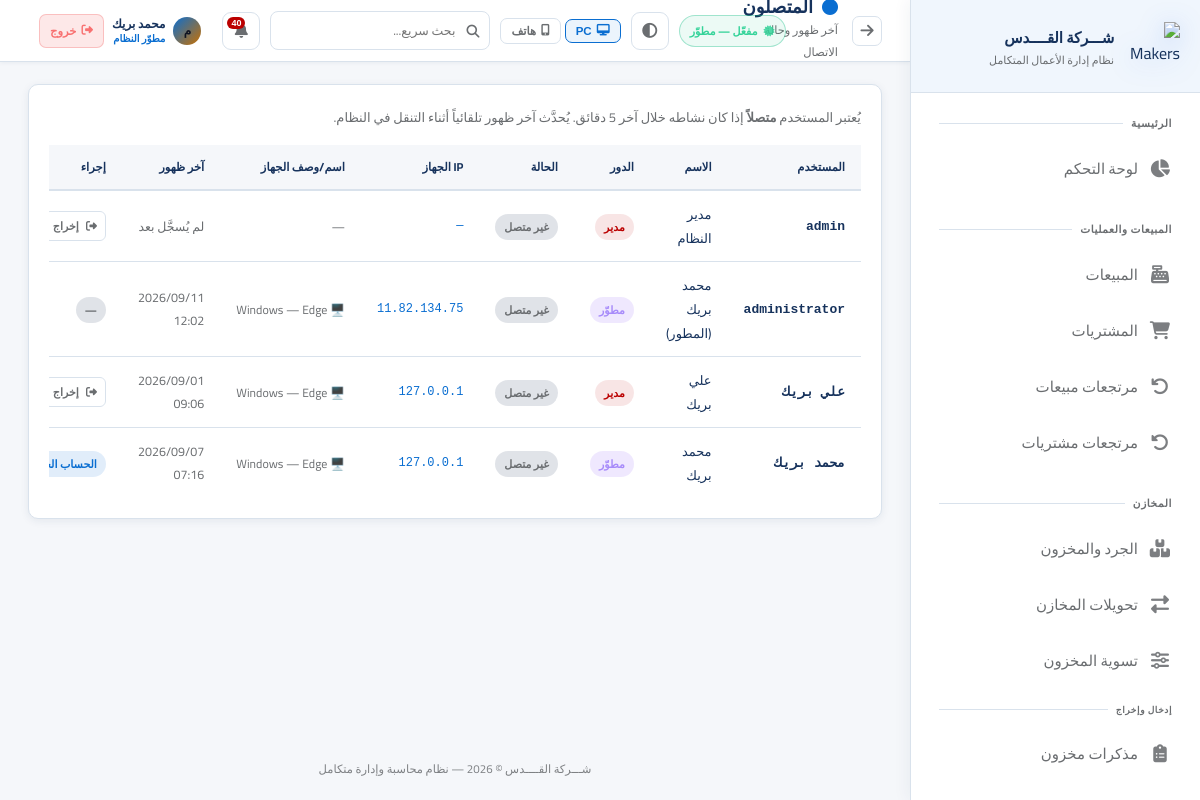
The page /settings/connected-users (signed in) on the database its author committed.
### app.py (models this page shows, shortened)
class AppSetting(db.Model):
    id = db.Column(db.Integer, primary_key=True)
    key = db.Column(db.String(80), unique=True, nullable=False)
    value = db.Column(db.Text)

class User(UserMixin, db.Model):
    id = db.Column(db.Integer, primary_key=True)
    username = db.Column(db.String(80), unique=True, nullable=False)
    password_hash = db.Column(db.String(256))
    full_name = db.Column(db.String(120))
    role = db.Column(db.String(20), default='user')  # developer, admin, manager, user
    branch_id = db.Column(db.Integer, db.ForeignKey('branch.id'))
    is_active = db.Column(db.Boolean, default=True)
    created_at = db.Column(db.DateTime, default=datetime.utcnow)
    last_seen = db.Column(db.DateTime, nullable=True)
    last_ip = db.Column(db.String(64), nullable=True)
    last_user_agent = db.Column(db.String(256), nullable=True)
    permissions = db.Column(db.Text)  # JSON list of permission keys; empty = استخدام صلاحيات الدور

### app.py (the view)
@app.route('/settings/connected-users')
@login_required
def connected_users_page():
    if not user_can(current_user, 'connected_users'):
        flash('لا صلاحية لعرض المتصلين', 'error')
        return redirect(safe_home_url_for(current_user))
    online_before = datetime.utcnow() - timedelta(minutes=5)
    q = User.query
    if current_user.role != 'developer':
        q = q.filter(User.role != 'developer')
    users_list = q.order_by(User.username).all()
    return render_template('connected_users.html', users_list=users_list, online_before=online_before)

### templates/connected_users.html (shortened to what this page needs)
{% extends 'base.html' %}
{% set block_icon = 'fas fa-circle' %}
{% block breadcrumb %}آخر ظهور وحالة الاتصال{% endblock %}
{% block content %}
<div class="card"><div class="card-body">
    <p style="color:var(--text-muted);font-size:13px;margin-bottom:16px;">
        يُعتبر المستخدم <strong>متصلاً</strong> إذا كان نشاطه خلال آخر 5 دقائق. يُحدَّث آخر ظهور تلقائياً أثناء التنقل في النظام.
    </p>
    <div class="table-container"><table>
        <thead><tr>
            <th>المستخدم</th>
            <th>الاسم</th>
            <th>الدور</th>
            <th>الحالة</th>
            <th>IP الجهاز</th>
            <th>اسم/وصف الجهاز</th>
            <th>آخر ظهور</th>
            <th>إجراء</th>
        </tr></thead>
        <tbody>
            {% for u in users_list %}
            <tr>
                <td style="font-weight:600;font-family:monospace;">{{ u.username }}</td>
                <td>{{ u.full_name or '—' }}</td>
                <td>
                    {% if u.role == 'developer' %}<span class="badge badge-purple">مطوّر</span>
                    {% elif u.role == 'admin' %}<span class="badge badge-danger">مدير</span>
                    {% elif u.role == 'manager' %}<span class="badge badge-warning">مشرف</span>
                    {% else %}<span class="badge badge-info">مستخدم</span>{% endif %}
                </td>
                <td>
                    {% if u.last_seen and u.last_seen >= online_before %}
                    <span class="badge badge-success"><i class="fas fa-circle" style="font-size:8px;"></i> متصل</span>
                    {% else %}
                    <span class="badge badge-secondary">غير متصل</span>
                    {% endif %}
                </td>
                <td style="font-family:monospace;font-size:12px;color:var(--info);">
                    {{ u.last_ip or '—' }}
                </td>
                <td style="font-size:12px;color:var(--text-muted);max-width:200px;overflow:hidden;text-overflow:ellipsis;white-space:nowrap;" title="{{ u.last_user_agent or '' }}">
                    {% if u.last_user_agent %}
                        {% set ua = u.last_user_agent %}
                        {% if 'iPhone' in ua %}📱 iPhone
                        {% elif 'Android' in ua and 'Mobile' in ua %}📱 Android Mobile
                        {% elif 'Android' in ua %}📱 Android Tablet
                        {% elif 'iPad' in ua %}📱 iPad
                        {% elif 'Windows' in ua %}🖥️ Windows
                        {% elif 'Macintosh' in ua or 'Mac OS' in ua %}🖥️ Mac
                        {% elif 'Linux' in ua %}🖥️ Linux
                        {% else %}{{ ua[:40] }}{% endif %}
                        —
                        {% if 'Chrome' in ua and 'Edg' not in ua and 'OPR' not in ua %}Chrome
                        {% elif 'Edg' in ua %}Edge
                        {% elif 'Firefox' in ua %}Firefox
                        {% elif 'Safari' in ua and 'Chrome' not in ua %}Safari
                        {% elif 'OPR' in ua or 'Opera' in ua %}Opera
                        {% else %}متصفح آخر{% endif %}
                    {% else %}—{% endif %}
                </td>
                <td style="color:var(--text-muted);font-size:12.5px;">
                    {% if u.last_seen %}{{ u.last_seen.strftime('%Y/%m/%d %H:%M') }}{% else %}لم يُسجَّل بعد{% endif %}
                </td>
                <td>
                    {% if u.id == current_user.id %}
                    <span class="badge badge-info">الحساب الحالي</span>
                    {% else %}
                        {% set ROLE_RANK = {'developer': 4, 'admin': 3, 'manager': 2, 'user': 1} %}
                        {% set my_rank = ROLE_RANK.get(current_user.role, 1) %}
                        {% set target_rank = ROLE_RANK.get(u.role, 1) %}
                        {% if target_rank < my_rank %}
                        <form method="post" action="{{ url_for('connected_users_force_logout', user_id=u.id) }}" style="display:inline;" onsubmit="return confirm('تأكيد إخراج المستخدم {{ u.username }}؟');">
                            <button type="submit" class="btn btn-outline btn-xs" title="إخراج المستخدم"><i class="fas fa-sign-out-alt"></i> إخراج</button>
                        </form>
                        {% else %}
                        <span class="badge badge-secondary" title="لا صلاحية">—</span>
                        {% endif %}
                    {% endif %}
                </td>
            </tr>
            {% endfor %}
        </tbody>
    </table></div>
</div></div>
{% endblock %}

### templates/base.html (shortened to what this page needs)
<!DOCTYPE html>
<html lang="ar" dir="rtl" data-theme="fiori" data-layout-default="{{ layout_max_width | default('1400px') }}">
<head>
    <link rel="stylesheet" href="https://cdnjs.cloudflare.com/ajax/libs/font-awesome/6.5.0/css/all.min.css">
    <link rel="stylesheet" href="{{ url_for('static', filename='css/style.css') }}">
</head>
<body>
<aside class="sidebar sidebar-enterprise" id="sidebar">
    <div class="sidebar-logo">
        <div class="logo-icon">
            <img src="{{ url_for('static', filename='img/logo-makers-erp-3d.png') }}" alt="Makers ERP">
        </div>
        <div class="logo-text">
            <div class="name">{{ app_brand_title | default('Silsal POS') }}</div>
            <div class="sub">نظام إدارة الأعمال المتكامل</div>
        </div>
    </div>
    <nav class="sidebar-nav" id="sidebarNav" style="display:flex;flex-direction:column;padding-bottom:8px;">
        <div class="nav-section">
            <div class="nav-label">الرئيسية</div>
            {% if can('dashboard') %}
            <a href="{{ url_for('dashboard') }}" class="nav-link {% if request.endpoint=='dashboard' %}active{% endif %}">
                <i class="fas fa-chart-pie"></i><span class="label">لوحة التحكم</span>
            </a>
            {% endif %}
        </div>
        {% if can('sales') or can('purchases') or can('returns') %}
        <div class="nav-section">
            <div class="nav-label">المبيعات والعمليات</div>
            {% if can('sales') %}
            <a href="{{ url_for('sales') }}" class="nav-link {% if 'sale' in (request.endpoint or '') and 'return' not in (request.endpoint or '') and 'report' not in (request.endpoint or '') %}active{% endif %}">
                <i class="fas fa-cash-register"></i><span class="label">المبيعات</span>
            </a>
            {% endif %}
            {% if can('purchases') %}
            <a href="{{ url_for('purchases') }}" class="nav-link {% if 'purchase' in (request.endpoint or '') and 'return' not in (request.endpoint or '') and 'report' not in (request.endpoint or '') %}active{% endif %}">
                <i class="fas fa-shopping-cart"></i><span class="label">المشتريات</span>
            </a>
            {% endif %}
            {% if can('returns') %}
            <a href="{{ url_for('sale_returns') }}" class="nav-link {% if request.endpoint in ['sale_returns','new_sale_return'] %}active{% endif %}">
                <i class="fas fa-undo"></i><span class="label">مرتجعات مبيعات</span>
            </a>
            <a href="{{ url_for('purchase_returns') }}" class="nav-link {% if request.endpoint in ['purchase_returns','new_purchase_return'] %}active{% endif %}">
                <i class="fas fa-undo-alt"></i><span class="label">مرتجعات مشتريات</span>
            </a>
            {% endif %}
        </div>
        {% endif %}
        {% if can('inventory') or can('transfers') or can('adjust_stock') %}
        <div class="nav-section">
            <div class="nav-label">المخازن</div>
            {% if can('inventory') %}
            <a href="{{ url_for('inventory') }}" class="nav-link {% if request.endpoint=='inventory' %}active{% endif %}">
                <i class="fas fa-boxes"></i><span class="label">الجرد والمخزون</span>
            </a>
            {% endif %}
            {% if can('transfers') %}
            <a href="{{ url_for('transfers') }}" class="nav-link {% if 'transfer' in (request.endpoint or '') %}active{% endif %}">
                <i class="fas fa-exchange-alt"></i><span class="label">تحويلات المخازن</span>
            </a>
            {% endif %}
            {% if can('adjust_stock') %}
            <a href="{{ url_for('adjust_stock') }}" class="nav-link {% if request.endpoint=='adjust_stock' %}active{% endif %}">
                <i class="fas fa-sliders-h"></i><span class="label">تسوية المخزون</span>
            </a>
            {% endif %}
            {% if can('inventory') %}
            <div class="nav-label" style="padding-top:10px;font-size:9px;">إدخال وإخراج</div>
            <a href="{{ url_for('inventory_memos_list') }}" class="nav-link ">
                <i class="fas fa-clipboard-list"></i><span class="label">مذكرات مخزون</span>
            </a>
            {% endif %}
        </div>
        {% endif %}
        {% if can('customers') or can('suppliers') or can('employees') %}
        <div class="nav-section">
        </div>
        {% endif %}
    </nav>
</aside>
<main class="main-content">
    <div class="topbar">
        <div style="display:flex;align-items:center;gap:14px;">
            <button type="button" onclick="history.back()" class="icon-btn" title="رجوع" style="font-size:15px;flex-shrink:0;"><i class="fas fa-arrow-right"></i></button>
            <div>
                <div class="page-title"><i class="{{ block_icon | default('fas fa-home') }}"></i>{% block page_title %}الرئيسية{% endblock %}</div>
                <div class="breadcrumb">{% block breadcrumb %}{{ app_brand_title }}{% endblock %}</div>
            </div>
        </div>
        <div class="topbar-right">
            {% if subscription_status %}
            <span class="sub-pill {% if subscription_status.kind in ('developer','permanent') %}ok{% elif subscription_status.kind in ('expired','none') %}bad{% else %}warn{% endif %}" title="حالة الاشتراك / الترخيص">
                <i class="fas fa-certificate" style="margin-left:6px;opacity:.85;"></i>{{ subscription_status.line }}
            </span>
            {% endif %}
            <button type="button" class="theme-toggle" onclick="erpToggleTheme()" title="تبديل الثيم (Fiori / فاتح / داكن)"><i class="fas fa-adjust"></i></button>
            <div class="erp-device-layout-tools" style="display:flex;align-items:center;gap:4px;flex-shrink:0;" title="وضع العرض — يُحفظ على هذا الجهاز فقط">
                <button type="button" id="btnLayoutPC" onclick="erpSetLayout('pc')" title="عرض PC"
                    style="display:flex;align-items:center;gap:5px;padding:5px 10px;border-radius:7px;font-size:11.5px;font-weight:700;
                           border:1px solid var(--border);background:transparent;color:var(--text-muted);cursor:pointer;transition:all .18s;">
                    <i class="fas fa-desktop"></i> PC
                </button>
                <button type="button" id="btnLayoutPhone" onclick="erpSetLayout('phone')" title="عرض هاتف"
                    style="display:flex;align-items:center;gap:5px;padding:5px 10px;border-radius:7px;font-size:11.5px;font-weight:700;
                           border:1px solid var(--border);background:transparent;color:var(--text-muted);cursor:pointer;transition:all .18s;">
                    <i class="fas fa-mobile-alt"></i> هاتف
                </button>
            </div>
            <div style="position:relative;" id="globalSearchWrapper">
                <div style="position:relative;">
                    <i class="fas fa-search" style="position:absolute;right:11px;top:50%;transform:translateY(-50%);color:var(--text-muted);font-size:13px;pointer-events:none;"></i>
                    <input type="text" id="globalSearchInput" placeholder="بحث سريع..." autocomplete="off"
                        style="width:220px;padding:7px 34px 7px 12px;background:rgba(255,255,255,.04);border:1px solid var(--border);
                               border-radius:8px;color:var(--text);font-family:Cairo,sans-serif;font-size:12.5px;transition:all .2s;"
                        onfocus="this.style.borderColor='var(--accent)';this.style.width='280px'"
                        onblur="setTimeout(()=>{this.style.borderColor='';this.style.width='220px';closeGlobalSearch()},200)">
                </div>
            </div>
            <div style="position:relative;" id="notifWrapper">
                <button class="notif-btn" onclick="toggleNotif()" title="الإشعارات">
                    <i class="fas fa-bell"></i>
                    <span class="notif-count" id="notifCount"></span>
                </button>
            </div>
            <div style="display:flex;align-items:center;gap:8px;padding:4px 10px;border-radius:10px;
                        background:rgba(255,255,255,.05);border:1px solid rgba(255,255,255,.09);
                        backdrop-filter:blur(12px);-webkit-backdrop-filter:blur(12px);flex-shrink:0;">
                <div style="width:28px;height:28px;border-radius:50%;background:linear-gradient(135deg,var(--accent),#c97000);
                            display:flex;align-items:center;justify-content:center;font-size:12px;font-weight:800;color:#0f1422;flex-shrink:0;">
                    {{ (current_user.full_name or current_user.username)[0] }}
                </div>
                <div style="line-height:1.3;min-width:0;">
                    <div style="font-size:12px;font-weight:700;color:var(--text);white-space:nowrap;overflow:hidden;text-overflow:ellipsis;max-width:100px;">
                        {{ current_user.full_name or current_user.username }}
                    </div>
                    <div style="font-size:10px;color:var(--accent);font-weight:600;">
                        {% if current_user.role=='developer' %}مطوّر النظام
                        {% elif current_user.role=='admin' %}مدير النظام
                        {% elif current_user.role=='manager' %}مشرف
                        {% else %}مستخدم{% endif %}
                    </div>
                </div>
                <a href="{{ url_for('logout') }}" title="تسجيل الخروج"
                   style="display:flex;align-items:center;gap:5px;padding:5px 10px;border-radius:7px;
                          background:rgba(239,68,68,.12);border:1px solid rgba(239,68,68,.25);
                          color:#f87171;font-size:11.5px;font-weight:700;text-decoration:none;white-space:nowrap;
                          transition:all .18s;flex-shrink:0;"
                   onmouseover="this.style.background='rgba(239,68,68,.22)';this.style.borderColor='rgba(239,68,68,.5)'"
                   onmouseout="this.style.background='rgba(239,68,68,.12)';this.style.borderColor='rgba(239,68,68,.25)'">
                    <i class="fas fa-sign-out-alt"></i> خروج
                </a>
            </div>
        </div>
    </div>
    <div class="content fade-in">
        {% block content %}{% endblock %}
    </div>
    <div class="app-footer-note">{{ app_brand_title }} © 2026 — نظام محاسبة وإدارة متكامل</div>
</main>
</body>
</html>

### rows shown on the page
AppSetting: value "شـــركة القــــدس"
User: full_name "م", full_name "محمد بريك", username "محمد بريك", role "مطوّر", shows "غير متصل", last_ip "127.0.0.1", shows "🖥️ Windows", shows "Edge", last_seen "2026/09/07 07:16", shows "الحساب…"
User: username "admin", full_name "مدير النظام", role "مدير", shows "غير متصل", last_ip "—", shows "لم يُسجَّل بعد"
User: username "administrator", full_name "محمد بريك (المطور)", role "مطوّر", shows "غير متصل", last_ip "11.82.134.75", shows "🖥️ Windows", shows "Edge", last_seen "2026/09/11 12:02"
User: username "علي بريك", full_name "علي بريك", role "مدير", shows "غير متصل", last_ip "127.0.0.1", shows "🖥️ Windows", shows "Edge", last_seen "2026/09/01 09:06"

### other values the page prints
{{ subscription_status.line }} "مفعّل — مطوّر"
